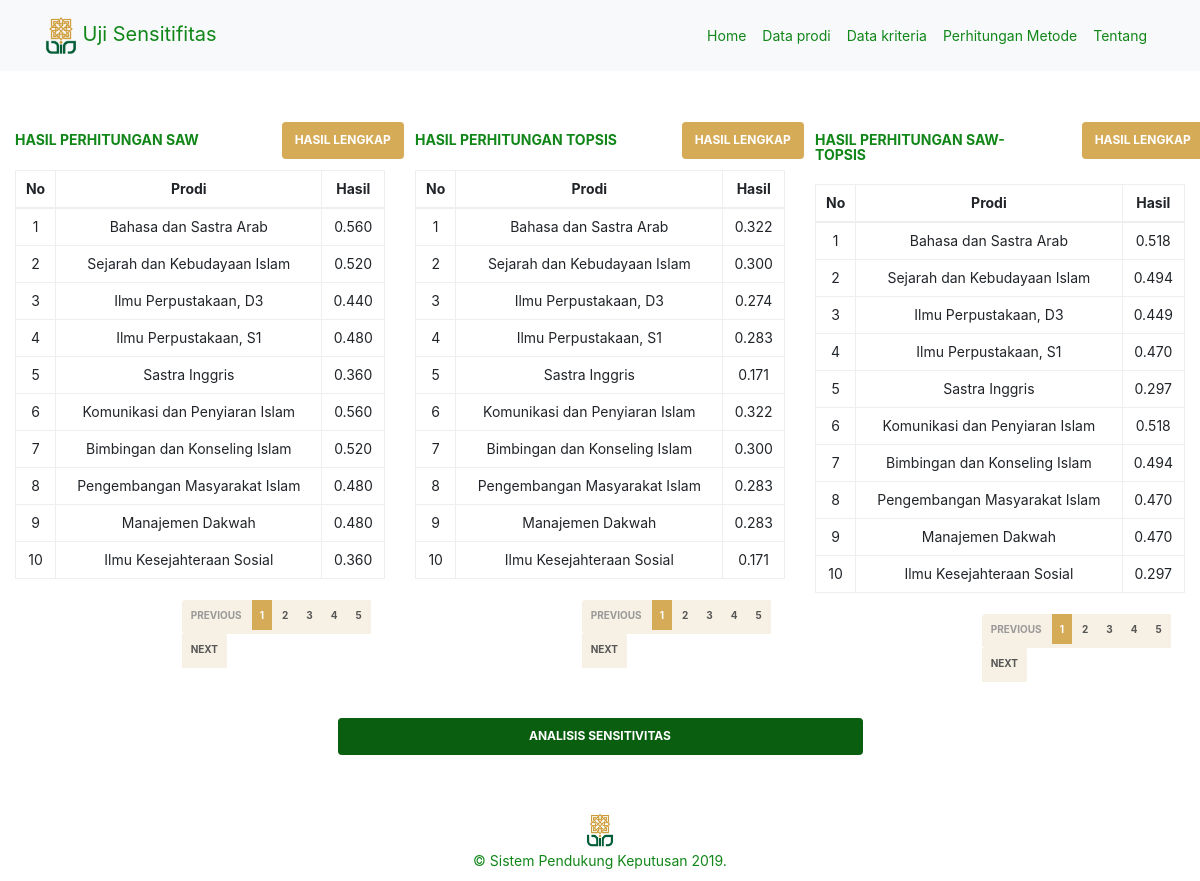
/metode.php, run on the app's committed database.
### tables this page shows
CREATE TABLE `alternatif` (
  `id_alternatif` int(11) NOT NULL,
  `nama_prodi` varchar(225) NOT NULL,
  `akreditasi` varchar(10) NOT NULL,
  `fakultas` varchar(225) NOT NULL
);

### includes/alternatif.inc.php (called while the page is built, shortened)
<?php
    class Alternatif{
        private $conn;
        private $table_name = 'alternatif';
        public function __construct($db)
        {
            $this->conn = $db;
        }
        function readAll(){
            $query = "SELECT * FROM ".$this->table_name." ORDER BY id_alternatif ASC";
            $stmt = $this->conn->prepare($query);
            $stmt->execute();
            return $stmt;
        }
    }
?>

### includes/bobot_alter.inc.php (called while the page is built, shortened)
<?php
    class Bobot{
        private $conn;
        private $table_name = 'bobot_alternatif';
        public function __construct($db)
        {
            $this->conn = $db;
        }
        function readR($a){
            $query = " SELECT * FROM alternatif a, kriteria k, bobot_alternatif r WHERE a.id_alternatif=r.id_alternatif and k.id_kriteria=r.id_kriteria and r.id_alternatif='$a'";
            $stmt =$this->conn->prepare($query);
            $stmt->execute();
            return $stmt;
        }
        function readMax($b){
            $query = " SELECT max(bobot_alternatif) as max FROM " .$this->table_name. " WHERE id_kriteria='$b' LIMIT 0,1";
            $stmt =$this->conn->prepare($query);
            $stmt->execute();
            return $stmt;
        }
        public function pembagi($id){
            $query = "SELECT bobot_alternatif from bobot_alternatif WHERE id_kriteria='$id' ";
            $stmt = $this->conn->prepare($query);
            $stmt->execute();
            $pembagi = 0;
            while ($data = $stmt->fetch(PDO::FETCH_ASSOC)) {
                $pangkat = pow($data['bobot_alternatif'],2);
                $pembagi += $pangkat;
            }
            $hasil = sqrt($pembagi);
            return $hasil;
        }
    }
?>

### includes/kriteria.inc.php (called while the page is built, shortened)
<?php
    class Kriteria{
        private $conn;
        private $table_name = 'kriteria';
        public function __construct($db)
        {
            $this->conn = $db;
        }
        function readAll(){
            $query = "SELECT * FROM ".$this->table_name." ORDER BY id_kriteria ASC";
            $stmt = $this->conn->prepare($query);
            $stmt->execute();
            return $stmt;
        }
    }
?>

### metode.php (the view, shortened to what this page needs)
<?php
  include_once 'header.php';
  $config = new Config();
  $db = $config->getConnection();
  include_once 'includes/kriteria.inc.php';
  $krit = new Kriteria($db);
  include_once 'includes/alternatif.inc.php';
  $alter = new Alternatif($db);
  include_once 'includes/bobot_alter.inc.php';
  $bobot = new Bobot($db);
?>
<br>
    <section class="pilihan" id="pilihan">
      <div class="container-fluid">
        <div class="row">
        <div class= "col-md-4">
           <div class="row">
                    <div class="col-xs-8"><br><h5 class="text-uin-left"><b>HASIL PERHITUNGAN SAW</b></h5></div>
                    <div class="col-xs-4 text-right"><br><a class="btn btn-uin-cream" href="saw.php">Hasil Lengkap</a></div>
            </div>
                <div class="tabel-data">
                  <table class="table table-sm table-bordered" id="tabeldata">
                    <thead>
                    <tr>
                      <th>No</th>
                      <th>Prodi</th>
                      <th>Hasil</th>
                    </tr>
                    </thead>
                    <tbody>
                      <?php
                        $no = 1;
                        $alternatif = $alter->readAll();
                        while($data_alternatif = $alternatif->fetch(PDO::FETCH_ASSOC)){
                      ?>
                      <tr>
                        <td><?php echo $no++?></td>
                        <td><?php echo $data_alternatif['nama_prodi']?></td>
                        <?php
                        $hasil_normalisasi = 0;
                        $id_alternatif = $data_alternatif['id_alternatif'];
                        $stmt = $bobot->readR($id_alternatif);
                        while ($rowr = $stmt->fetch(PDO::FETCH_ASSOC)){
                        $id = $rowr['id_kriteria'];
                        $tipe = $rowr['tipe_kriteria'];
                        $bobot_kriteria = $rowr['bobot_kriteria'];
                        if($tipe=='benefit'){
                            $stmtmax = $bobot->readMax($id);
                            $maxnr = $stmtmax->fetch(PDO::FETCH_ASSOC);
                            $nor = $rowr['bobot_alternatif']/$maxnr['max'];
                            $hasil_kali = $nor * $bobot_kriteria;
                            $hasil_normalisasi = $hasil_normalisasi + $hasil_kali;
                        }
                        else{
                            $stmtmin = $bobot->readMin($id);
                            $minnr = $stmtmin->fetch(PDO::FETCH_ASSOC);
                            $nor = $maxnr['min']/$rowr['bobot_alterinatif'];
                            $hasil_kali = $nor * $bobot_kriteria;
                            $hasil_normalisasi = $hasil_normalisasi + $hasil_kali;
                        }
                        } ?>
                        <td><center>
                            <?php
                            echo number_format($hasil_normalisasi,3);
                            ?>
                      </tr>
                      <?php } ?>
                    </tbody>
                  </table>
                </div>
            </div>
        <div class= "col-md-4">
           <div class="row">
                    <div class="col-xs-8"><br><h5 class="text-uin-left"><b>HASIL PERHITUNGAN TOPSIS</b></h5></div>
                    <div class="col-xs-4 text-right"><br><a class="btn btn-uin-cream" href="topsis.php">Hasil Lengkap</a></div>
            </div>
            <div class="tabel-data">
                  <table class="table table-sm table-bordered" id="tabeldata1">
                    <thead>
                    <tr>
                      <?php
                          $kriteria = $krit->readAll();
                        ?>
                      <th>No</th>
                      <th>Prodi</th>
                      <th>Hasil</th>
                    </tr>
                    <?php
                        while ($data_kriteria = $kriteria->fetch(PDO::FETCH_ASSOC)){
                          $id = $data_kriteria['id_kriteria'];
                          $max[$id] = 0;
                          $min[$id] = 10;
                          ?>
                          <?php } ?>
                    </thead>
                    <tbody>
                      <?php
                        $no = 1;
                        $alternatif = $alter->readAll();
                        while($data_alternatif = $alternatif->fetch(PDO::FETCH_ASSOC)){
                          $id_alternatif = $data_alternatif['id_alternatif'];
                          $bbt = $bobot->readR($id_alternatif);
                          while ($bobot1 = $bbt->fetch(PDO::FETCH_ASSOC)){
                          $pembagi = $bobot->pembagi($bobot1['id_kriteria']);
                          $id_kriteria = $bobot1['id_kriteria'];
                          $id_alternatif = $bobot1['id_alternatif'];
                          $bobot_kriteria = $bobot1['bobot_kriteria'];
                          $bobot_alter = $bobot1['bobot_alternatif'];
                          $nor = $bobot_alter/$pembagi;
                          $hasil_topsis[$id_kriteria][$id_alternatif] = $nor;
                          $pembobotan =  $hasil_topsis[$id_kriteria][$id_alternatif] * $bobot_kriteria;
                          $pembobotanKriteria[$id_alternatif][$id_kriteria] = $pembobotan;
                          if ($pembobotan > $max[$id_kriteria]){
                              $max[$id_kriteria] = $pembobotan;
                          }
                          else if($pembobotan < $min[$id_kriteria]){
                              $min[$id_kriteria] = $pembobotan;
                          }
                        }
                    }
                    $alternatif = $alter->readAll();
                    while($data_alternatif = $alternatif->fetch(PDO::FETCH_ASSOC)){
                      $id_alternatif = $data_alternatif['id_alternatif'];
                      $nm_alter = $data_alternatif['nama_prodi'];
                      $totalPlus = 0;
                      $totalMin = 0;
                      ?>
                      <tr>
                        <td><?php echo $no++; ?></td>
                        <td><?php echo $nm_alter; ?></td>
                        <?php
                        $kriteria = $krit->readAll();
                        while($data_kriteria = $kriteria->fetch(PDO::FETCH_ASSOC)){
                        $id_kriteria = $data_kriteria['id_kriteria'];
                        $pangkatPlus = pow(($max[$id_kriteria] - $pembobotanKriteria[$id_alternatif][$id_kriteria]),2);
                        $pangkatMin = pow(($pembobotanKriteria[$id_alternatif][$id_kriteria])-$min[$id_kriteria],2);
                        $totalPlus += $pangkatPlus;
                        $totalMin += $pangkatMin;
                        }
                        $hasilPlus = sqrt($totalPlus);
                        $hasilMin = sqrt($totalMin);
                        ?>
                        <td><?php
                        $bagi = $hasilMin + $hasilPlus;
                        $hasil_v = $hasilMin / $bagi;
                        echo number_format($hasil_v,3);
                        ?></td>
                      </tr>
                    <?php } ?>
                    </tbody>
                  </table>
                </div>
            </div>
        <div class= "col-md-4">
           <div class="row">
                    <div class="col-xs-8"><br><h5 class="text-uin-left"><b>HASIL PERHITUNGAN SAW-TOPSIS</b></h5></div>
                    <div class="col-xs-4 text-right"><br><a class="btn btn-uin-cream" href="saw-topsis.php">Hasil Lengkap</a></div>
            </div>
            <div class="tabel-data">
                  <table class="table table-sm table-bordered" id="tabeldata2">
                    <thead>
                    <tr>
                      <?php
                          $kriteria = $krit->readAll();
                        ?>
                      <th>No</th>
                      <th>Prodi</th>
                      <th>Hasil</th>
                    </tr>
                    <?php
                        while ($data_kriteria = $kriteria->fetch(PDO::FETCH_ASSOC)){
                          $id = $data_kriteria['id_kriteria'];
                          $max[$id] = 0;
                          $min[$id] = 10;
                          ?>
                          <?php } ?>
                    </thead>
                    <tbody>
                      <?php
                        $no = 1;
                        $alternatif = $alter->readAll();
                        while($data_alternatif = $alternatif->fetch(PDO::FETCH_ASSOC)){
                          $id_alternatif = $data_alternatif['id_alternatif'];
                          $bbt = $bobot->readR($id_alternatif);
                          while ($bobot1 = $bbt->fetch(PDO::FETCH_ASSOC)){
                          $id_kriteria = $bobot1['id_kriteria'];
                          $tipe = $bobot1['tipe_kriteria'];
                          $bobot_kriteria = $bobot1['bobot_kriteria'];
                          if($tipe=='benefit'){
                            $stmtmax = $bobot->readMax($id_kriteria);
                            $maxnr = $stmtmax->fetch(PDO::FETCH_ASSOC);
                            $nor = $bobot1['bobot_alternatif']/$maxnr['max'];
                            $pembobotan = $nor * $bobot_kriteria;
                          }
                          else{
                            $stmtmin = $bobot->readMin($id_kriteria);
                            $minnr = $stmtmin->fetch(PDO::FETCH_ASSOC);
                            $nor = $maxnr['min']/$bobot1['bobot_alterinatif'];
                            $pembobotan = $nor * $bobot_kriteria;
                          }
                          $pembobotanKriteria[$id_alternatif][$id_kriteria] = $pembobotan;
                          if ($pembobotan > $max[$id_kriteria]){
                              $max[$id_kriteria] = $pembobotan;
                          }
                          else if($pembobotan < $min[$id_kriteria]){
                              $min[$id_kriteria] = $pembobotan;
                          }
                        }
                    }
                    $alternatif = $alter->readAll();
                    while($data_alternatif = $alternatif->fetch(PDO::FETCH_ASSOC)){
                      $id_alternatif = $data_alternatif['id_alternatif'];
                      $nm_alter = $data_alternatif['nama_prodi'];
                      $totalPlus = 0;
                      $totalMin = 0;
                      ?>
                      <tr>
                        <td><?php echo $no++; ?></td>
                        <td><?php echo $nm_alter; ?></td>
                        <?php
                        $kriteria = $krit->readAll();
                        while($data_kriteria = $kriteria->fetch(PDO::FETCH_ASSOC)){
                        $id_kriteria = $data_kriteria['id_kriteria'];
                        $pangkatPlus = pow(($max[$id_kriteria] - $pembobotanKriteria[$id_alternatif][$id_kriteria]),2);
                        $pangkatMin = pow(($pembobotanKriteria[$id_alternatif][$id_kriteria])-$min[$id_kriteria],2);
                        $totalPlus += $pangkatPlus;
                        $totalMin += $pangkatMin;
                        }
                        $hasilPlus = sqrt($totalPlus);
                        $hasilMin = sqrt($totalMin);
                        ?>
                        <td><?php
                        $bagi = $hasilMin + $hasilPlus;
                        $hasil_v = $hasilMin / $bagi;
                        echo number_format($hasil_v,3);
                        ?></td>
                      </tr>
                    <?php } ?>
                    </tbody>
                  </table>
                </div>
            </div>
          </div>
      </div>
      <div class="container">
    <div class="btn-analisis">
			<div class="col-md-3"></div>
				<div class="text-center col-md-6">
				<button type="button" class="btn btn-uin col-md-12" onclick="window.open('hitung_sensitifitas.php')">Analisis Sensitivitas</button>
				</div>
			<div class="col-md-3"></div>
	  </div>
	<br>
</div>
    </section>
    <br>
    <?php
  include_once 'footer.php';
  ?>

### header.php (style rules this page uses)
table, thead, tr, tbody, th, td { text-align: center; }

### data on the page
alternatif: nama_prodi "Bahasa dan Sastra Arab", hasil_normalisasi "0.560", hasil_v "0.322", hasil_v "0.518"
alternatif: nama_prodi "Sejarah dan Kebudayaan Islam", hasil_normalisasi "0.520", hasil_v "0.300", hasil_v "0.494"
alternatif: nama_prodi "Ilmu Perpustakaan, D3", hasil_normalisasi "0.440", hasil_v "0.274", hasil_v "0.449"
alternatif: nama_prodi "Ilmu Perpustakaan, S1", hasil_normalisasi "0.480", hasil_v "0.283", hasil_v "0.470"
alternatif: nama_prodi "Sastra Inggris", hasil_normalisasi "0.360", hasil_v "0.171", hasil_v "0.297"
alternatif: nama_prodi "Komunikasi dan Penyiaran Islam", hasil_normalisasi "0.560", hasil_v "0.322", hasil_v "0.518"
alternatif: nama_prodi "Bimbingan dan Konseling Islam", hasil_normalisasi "0.520", hasil_v "0.300", hasil_v "0.494"
alternatif: nama_prodi "Pengembangan Masyarakat Islam", hasil_normalisasi "0.480", hasil_v "0.283", hasil_v "0.470"
alternatif: nama_prodi "Manajemen Dakwah", hasil_normalisasi "0.480", hasil_v "0.283", hasil_v "0.470"
alternatif: nama_prodi "Ilmu Kesejahteraan Sosial", hasil_normalisasi "0.360", hasil_v "0.171", hasil_v "0.297"
